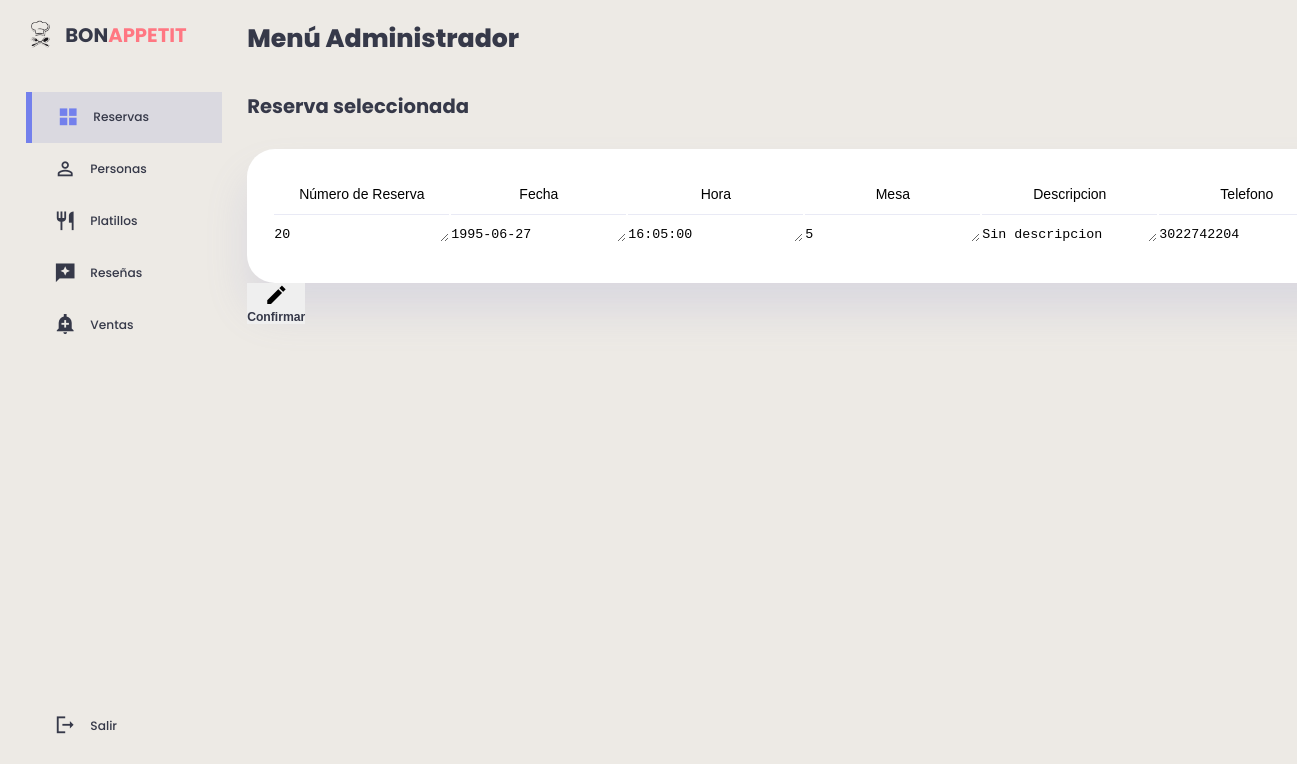
/admin/actualizar.php?id_reserva=20 (signed in), run on the app's committed database.
### tables this page shows
CREATE TABLE `reservas` (
  `id_reserva` int(11) NOT NULL,
  `Nombre_Completo` varchar(200) DEFAULT NULL,
  `Telefono` varchar(11) NOT NULL,
  `Fecha` date DEFAULT NULL,
  `Hora` time DEFAULT NULL,
  `Descripcion` varchar(400) DEFAULT NULL,
  `Mesa` int(11) NOT NULL,
  `Documento` int(100) NOT NULL
);

### admin/actualizar.php (the view, shortened to what this page needs)
<?php
    include("../db/conexion.php");
    $id_reserva = $_GET["id_reserva"];
    $datos = "SELECT * FROM reservas WHERE id_reserva = '".$id_reserva."'";
?>
<!DOCTYPE html>
<html lang="en">
<head>
    <link rel="stylesheet"a href="../admin/style.css">
</head>
<body>
<div class="content">
    <div class="container1">
        <aside>
            <div class="top">
                 <div class="logo">
                       <img src="./img/icon.png">
                       <h2>BON<span class="danger">APPETIT</span></h2>
                 </div>
            </div>
            <div class="sidebar">
                <a href="../admin/admin.php" class="active">
                     <span class="material-icons-sharp">grid_view</span>
                     <h3>Reservas</h3>
                </a>
                <a href="../clientes/clientes.php">
                    <span class="material-icons-sharp">person_outline</span>
                    <h3>Personas</h3>
               </a>
               <a href="../platillos/platillos.php">
                    <span class="material-icons-sharp">restaurant</span>
                    <h3>Platillos</h3>
               </a>
               <a href="../resenas/resenas.php">
                    <span class="material-icons-sharp">reviews</span>
                    <h3>Reseñas</h3>
                </a>
                <a href="../ventas/ventas.php">
                    <span class="material-icons-sharp">add_alert</span>
                    <h3>Ventas</h3>
                </a>
                <a href="../view/cerrar_sesion.php">
                    <span class="material-icons-sharp">logout</span>
                    <h3>Salir</h3>
                </a>
            </div>
        </aside>
        <main>
            <h1>Menú Administrador</h1>
            <br>
            <h2 style="margin-top: 15px">Reserva seleccionada</h2>
            <div class="recent-orders">
            <form action="update.php" method="POST">
            <table border="0" cellspacing="2" cellpadding="2">
            <tr >
                            <td> <font face="Arial" style="color: var(--color-info-dark); font-size: 1rem;">Número de Reserva</font> </td>
                            <td> <font face="Arial" style="color: var(--color-info-dark); font-size: 1rem;">Fecha</font> </td>
                            <td> <font face="Arial" style="color: var(--color-info-dark); font-size: 1rem;">Hora</font> </td>
                            <td> <font face="Arial" style="color: var(--color-info-dark); font-size: 1rem;">Mesa</font> </td>
                            <td> <font face="Arial" style="color: var(--color-info-dark); font-size: 1rem;">Descripcion</font> </td>
                            <td> <font face="Arial" style="color: var(--color-info-dark); font-size: 1rem;">Telefono</font> </td>
                        </tr>
                    <?php foreach ($conexion -> query($datos) as $row) {
                        ?>
                                <tr>
                                    <td><p><textarea readonly="readonly" name="id_reserva" id="id_reserva" rows="1"><?php echo $row['id_reserva'] ?></textarea></p></td>
                                    <td><p><textarea name="Fecha" id="Fecha" rows="1"><?php echo $row['Fecha'] ?></textarea></p></td>
                                    <td><p><textarea name="Hora" id="Hora" rows="1"><?php echo $row['Hora'] ?></textarea></p></td>
                                    <td><p><textarea name="Mesa" id="Mesa" rows="1"><?php echo $row['Mesa'] ?></textarea></p></td>
                                    <td><p><textarea name="Descripcion" id="Descripcion" rows="1"><?php echo $row['Descripcion'] ?></textarea></p></td>
                                    <td><p><textarea name="Telefono" id="Telefono" rows="1" onkeypress="return valideKey(event);"><?php echo $row['Telefono'] ?></textarea></p></td>
                                </tr>
                        <?php
                        }
                    ?>
                </table>
                <button type="submit">
                    <span class="material-icons-sharp">edit</span>
                    <h3>Confirmar</h3>
                </button>
                </form>
            </div>
        </main>
    </div>
</div>
</body>
</html>

### admin/style.css (style rules this page uses)
:root { --color-primary:#7380ec; --color-danger:#ff7782; --color-success:#41f1b6; --color-warning:#ffbb55; --color-white:#fff; --color-info-dark:#000000; --color-info-light: #dce1eb; --color-dark:#363949; --color-light:rgba(132,139,200,0.18); --color-primary-variant:#111e88; --color-dark-variant:#677483; --color-background:linear-gradient(to bottom, #EDEAE5, #EDEAE5); --color-tablas:#fff; --color-td:#5a6571; --card-border-radius:2rem; --border-radius-1:0.4rem; --border-radius-2:0.8rem; --border-radius-3:1.2rem; --card-padding:1.8rem; --padding-1:1.2rem; --box-shadow: 0 2rem 3rem var(--color-light); }
* { margin:0; padding:0; outline:0; appearance:none; border:0; text-decoration:none; list-style:none; box-sizing:border-box; }
html { font-size:14px; }
body { width: 100vw; height: 103vh; font-family: poppins, sans-serif; font-size:0.88rem; background: var(--color-background); user-select: none; overflow-x: hidden; color: var(--color-dark); }
.container1 { display: grid; width: 96%; margin: 0 auto; gap: 1.8rem; grid-template-columns: 14rem auto 23rem; }
a { color: var(--color-dark); }
img { width: 30px; height: 30px; }
h1 { font-weight:800; font-size:1.8rem; }
h2 { font-size:1.4rem; }
h3 { font-size:0.87rem; color: var(--color-dark); }
p { color: var(--color-dark-variant); }
.danger { color: var(--color-danger); }
aside { height: 100vh; }
aside .top { display: flex; align-items: center; justify-content: space-between; margin-top: 1.4rem; }
aside .logo { display: flex; gap: 0.8rem; }
aside .logo img { width: 2rem; height: 2rem; }
font { color: var(--color-info-dark); font-size: 1rem; }
aside .sidebar { display: flex; flex-direction: column; height: 86vh; position: relative; top: 3rem; }
aside h3 { font-weight: 500; }
aside .sidebar a { display: flex; color: var(--color-info-dark); margin-left: 2rem; gap: 1rem; align-items: center; position: relative; height: 3.7rem; transition: all 300ms ease; }
aside .sidebar a span { font-size: 1.6rem; transition: all 300ms ease; color: var(--color-dark); }
aside .sidebar a:last-child { position: absolute; bottom: 2rem; width: 100%; }
aside .sidebar a.active { background: var(--color-light); color: var(--color-primary); margin-left: 0; }
aside .sidebar a.active::before { content: ""; width: 6px; height: 100%; background: var(--color-primary); }
aside .sidebar a.active span { color: var(--color-primary); margin-left: calc(1rem - 3px); }
main { margin-top: 1.4rem; }
main .recent-orders { margin-top: 2rem; }
main .recent-orders table { background: var(--color-tablas); width: 100%; border-radius: var(--card-border-radius); padding: var(--card-padding); text-align: center; box-shadow: var(--box-shadow); transition: all 500ms ease; }
main table tbody td { height: 2.8rem; border-bottom: 1px solid var(--color-light); }
main table tbody tr:last-child td { border: none; }

### data on the page
reservas: id_reserva "20", Fecha "1995-06-27", Hora "16:05:00", Mesa "5", Descripcion "Sin descripcion", Telefono "3022742204"
